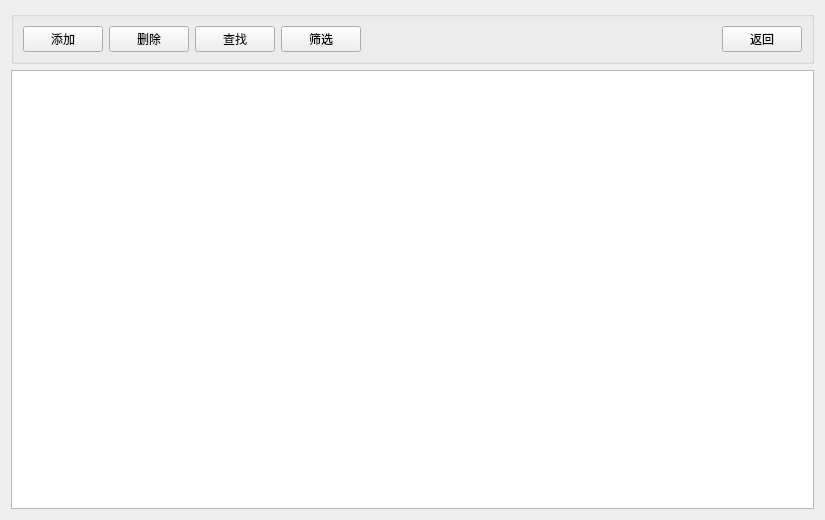
<?xml version="1.0" encoding="UTF-8"?>
<ui version="4.0">
 <class>discountwidget</class>
 <widget class="QWidget" name="discountwidget">
  <property name="geometry">
   <rect>
    <x>0</x>
    <y>0</y>
    <width>825</width>
    <height>520</height>
   </rect>
  </property>
  <property name="windowTitle">
   <string>Form</string>
  </property>
  <property name="windowIcon">
   <iconset resource="resource/shopicon.qrc">
    <normaloff>:/discount.png</normaloff>:/discount.png</iconset>
  </property>
  <layout class="QVBoxLayout" name="verticalLayout">
   <item>
    <widget class="QGroupBox" name="groupBox">
     <property name="title">
      <string/>
     </property>
     <layout class="QHBoxLayout" name="horizontalLayout">
      <item>
       <widget class="QPushButton" name="pushButton_add">
        <property name="text">
         <string>添加</string>
        </property>
       </widget>
      </item>
      <item>
       <widget class="QPushButton" name="pushButton_delete">
        <property name="text">
         <string>删除</string>
        </property>
       </widget>
      </item>
      <item>
       <widget class="QPushButton" name="pushButton_search">
        <property name="text">
         <string>查找</string>
        </property>
       </widget>
      </item>
      <item>
       <widget class="QPushButton" name="pushButton_select">
        <property name="text">
         <string>筛选</string>
        </property>
       </widget>
      </item>
      <item>
       <spacer name="horizontalSpacer">
        <property name="orientation">
         <enum>Qt::Horizontal</enum>
        </property>
        <property name="sizeHint" stdset="0">
         <size>
          <width>476</width>
          <height>20</height>
         </size>
        </property>
       </spacer>
      </item>
      <item>
       <widget class="QPushButton" name="pushButton_back">
        <property name="text">
         <string>返回</string>
        </property>
       </widget>
      </item>
     </layout>
    </widget>
   </item>
   <item>
    <widget class="QTableWidget" name="tableWidget"/>
   </item>
  </layout>
 </widget>
 <resources>
  <include location="resource/shopicon.qrc"/>
 </resources>
 <connections/>
</ui>
